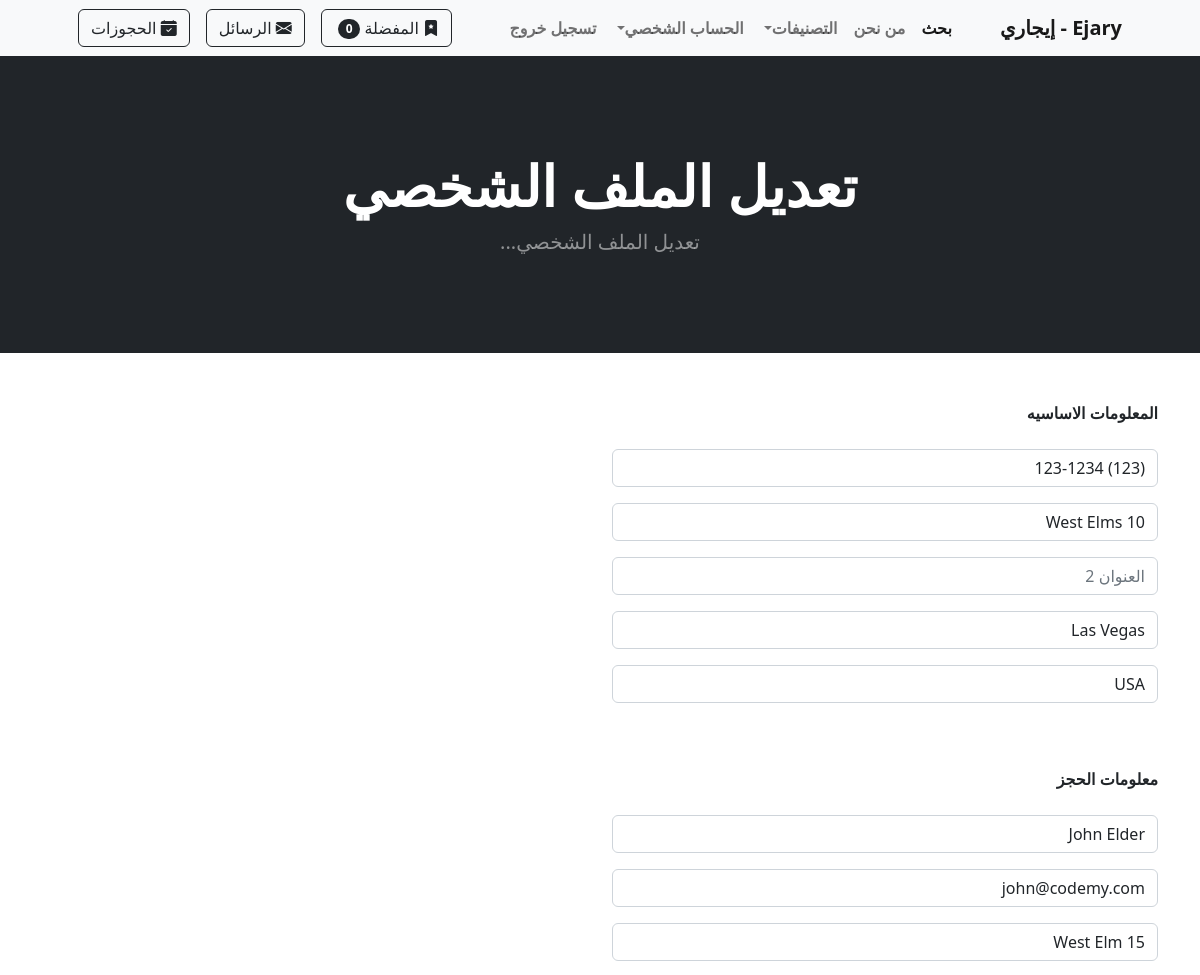
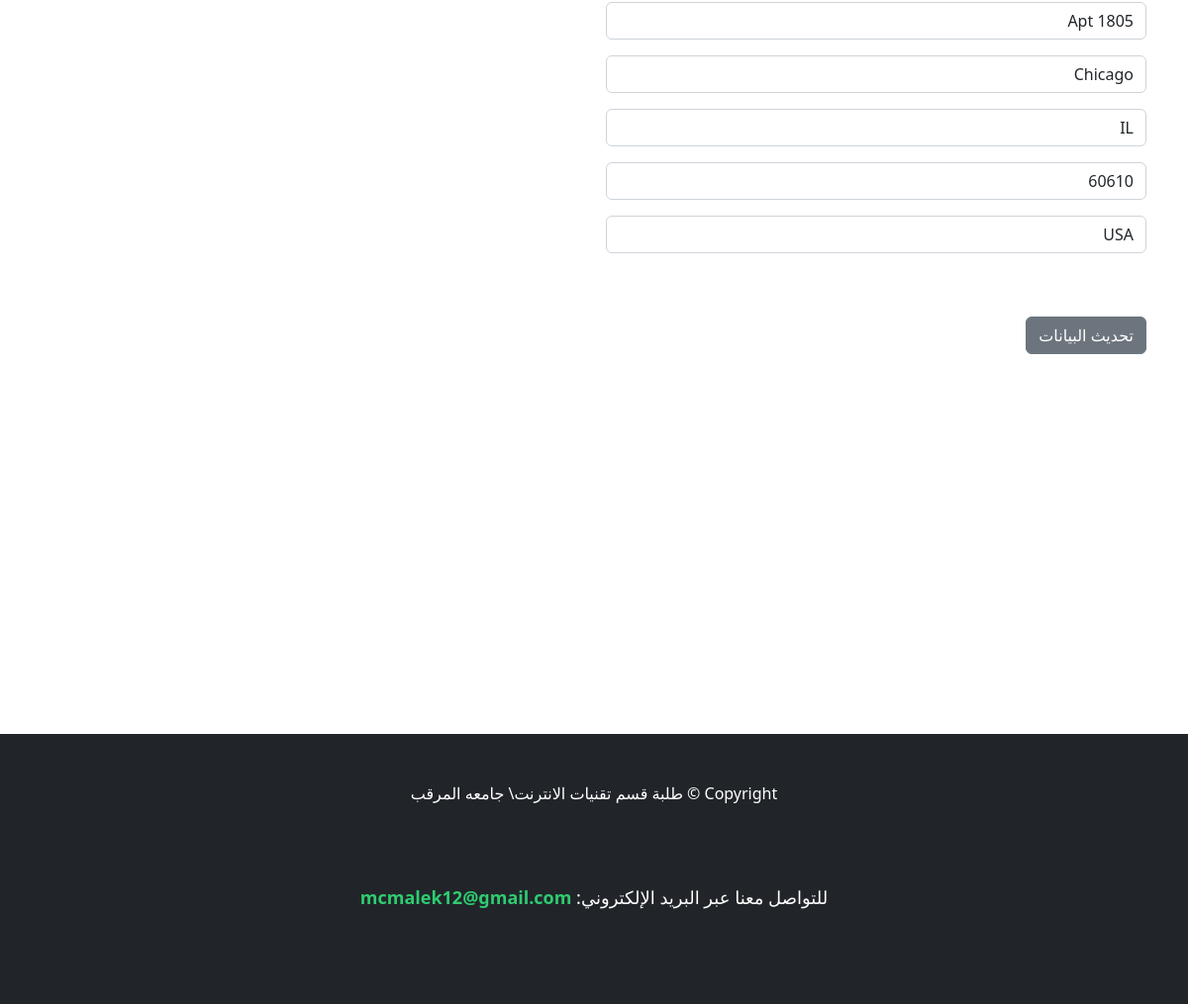
The page /update_info/ (signed in) on the database its author committed (2 pictures, top to bottom).
### store/models.py (models this page shows, shortened)
class Profile(models.Model):
	user = models.OneToOneField(User, on_delete=models.CASCADE)
	date_modified = models.DateTimeField(User, auto_now=True)
	phone = models.CharField(max_length=20, blank=True)
	address1 = models.CharField(max_length=200, blank=True)
	address2 = models.CharField(max_length=200, blank=True)
	city = models.CharField(max_length=200, blank=True)
	state = models.CharField(max_length=200, blank=True)
	zipcode = models.CharField(max_length=200, blank=True)
	country = models.CharField(max_length=200, blank=True)
	old_cart = models.CharField(max_length=200, blank=True, null=True)

### payment/models.py (models this page shows, shortened)
class ShippingAddress(models.Model):
	user = models.ForeignKey(User, on_delete=models.CASCADE, null=True, blank=True)
	shipping_full_name = models.CharField(max_length=255)
	shipping_email = models.CharField(max_length=255)
	shipping_address1 = models.CharField(max_length=255)
	shipping_address2 = models.CharField(max_length=255, null=True, blank=True)
	shipping_city = models.CharField(max_length=255)
	shipping_state = models.CharField(max_length=255, null=True, blank=True)
	shipping_zipcode = models.CharField(max_length=255, null=True, blank=True)
	shipping_country = models.CharField(max_length=255)
	class Meta:
		verbose_name_plural = "Shipping Address"

### store/views.py (the view)
# urls.py: path('update_info/', views.update_info, name='update_info'),
def update_info(request):
	if request.user.is_authenticated:
		current_user = Profile.objects.get(user__id=request.user.id)
		shipping_user = ShippingAddress.objects.get(user__id=request.user.id)
		form = UserInfoForm(request.POST or None, instance=current_user)
		shipping_form = ShippingForm(request.POST or None, instance=shipping_user)
		if form.is_valid() or shipping_form.is_valid():
			form.save()
			shipping_form.save()
			messages.success(request, "Your Info Has Been Updated!!")
			return redirect('home')
		return render(request, "update_info.html", {'form':form, 'shipping_form':shipping_form})
	else:
		messages.success(request, "You Must Be Logged In To Access That Page!!")
		return redirect('home')

### store/forms.py
class UserInfoForm(forms.ModelForm):
	phone = forms.CharField(label="", widget=forms.TextInput(attrs={'class':'form-control', 'placeholder':'رقم الهاتف'}), required=False)
	address1 = forms.CharField(label="", widget=forms.TextInput(attrs={'class':'form-control', 'placeholder':'العنوان 1'}), required=False)
	address2 = forms.CharField(label="", widget=forms.TextInput(attrs={'class':'form-control', 'placeholder':'العنوان 2'}), required=False)
	city = forms.CharField(label="", widget=forms.TextInput(attrs={'class':'form-control', 'placeholder':'المدينه'}), required=False)
	country = forms.CharField(label="", widget=forms.TextInput(attrs={'class':'form-control', 'placeholder':'البلد'}), required=False)
	class Meta:
		model = Profile
		fields = ('phone', 'address1', 'address2', 'city',  'country', )

### cart/cart.py (called while the page is built)
	def __len__(self):
		return len(self.cart)

### cart/context_processors.py (called while the page is built)
def cart(request):
	return {'cart': Cart(request)}

### store/views.py (called while the page is built)
def categories_processor(request):
    return {
        'categories': Category.objects.all()
    }

def base_context(request):
    if request.user.is_authenticated:
        unread_count = ChatMessage.objects.filter(receiver=request.user, is_read=False).count()
    else:
        unread_count = 0
    return {'unread_count': unread_count}

### store/templates/update_info.html (shortened to what this page needs)
{% extends 'base.html' %}
{% block content %}
        <header class="bg-dark py-5">
            <div class="container px-4 px-lg-5 my-5">
                <div class="text-center text-white">
                    <h1 class="display-4 fw-bolder">تعديل الملف الشخصي</h1>
                    <p class="lead fw-normal text-white-50 mb-0">تعديل الملف الشخصي...</p>
                </div>
            </div>
        </header>
        <div class="container">
        	<div class="row">
        			<div class="col-md-6 offset-md-3">
        				<br/><br/>
                    <strong>المعلومات الاساسيه</strong>
                    <br/><br/>
<form method="POST" action="{% url 'update_info' %}">
    {{ form.as_p }}
    <br/><br/>
    <strong>معلومات الحجز</strong>
    <br/><br/>
    {{ shipping_form.as_p }}
    <br/><br/>
    <button type="submit" class="btn btn-secondary">
      تحديث البيانات
    </button>
</form>
<br/><br/>
<br/><br/>
<br/><br/>
<br/><br/>
<br/><br/>
<br/><br/>
<br/><br/>
<br/><br/>
        			</div>
        	</div>
        </div>
{% endblock %}

### rows shown on the page
Profile: phone "(123) 123-1234", address1 "10 West Elms", city "Las Vegas", country "USA"
ShippingAddress: shipping_full_name "John Elder", shipping_email "john@codemy.com", shipping_address1 "15 West Elm", shipping_address2 "Apt 1805", shipping_city "Chicago", shipping_state "IL", shipping_zipcode "60610", shipping_country "USA"

### other values the page prints
{{ cart|length }} "0"
